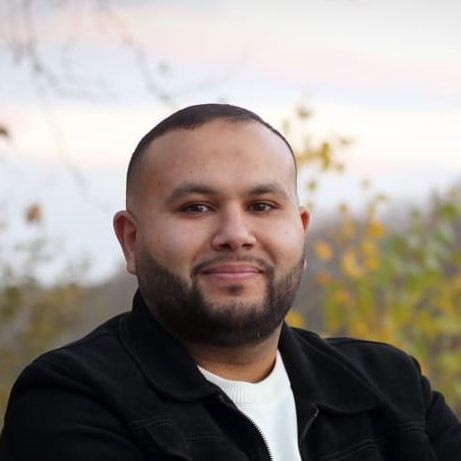
#> input picture assets/images/candidates/anasse-kazib.jpg, 461 x 461 px
$ python crop-portrait.py ../../../../assets/images/candidates/anasse-kazib.jpg ../../../../assets/images/candidates/bruno-retailleau.jpg
#> lines starting #> are read from the running program, lines starting #| are printed output that depends on the picture
# Recadre un portrait en carré 512 px centré sur le visage, JPEG qualité 82.
# Prérequis : pip install "opencv-python-headless<5" pillow (dans un venv).
# Usage : python crop-portrait.py <photo-source> assets/images/candidates/<id>.jpg
import sys

import cv2
from PIL import Image, ImageOps

src, out = sys.argv[1], sys.argv[2]
im = ImageOps.exif_transpose(Image.open(src)).convert('RGB')
#> im is the input picture: PIL image 461x461 RGB; mean R, G, B 151.4, 142.9, 136.9
W, H = im.size
#> W = 461; H = 461
gray = cv2.cvtColor(cv2.imread(src), cv2.COLOR_BGR2GRAY)
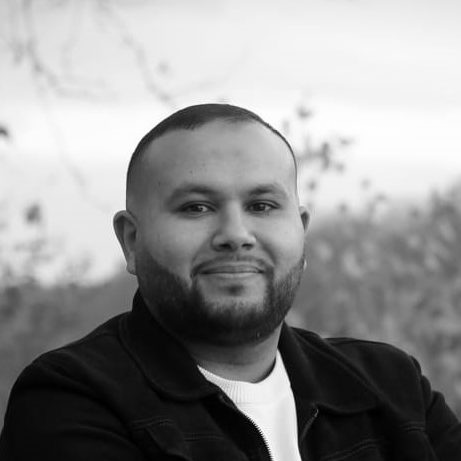
#> gray: shape (461, 461); min 0, max 255, mean 144.7
casc = cv2.CascadeClassifier(cv2.data.haarcascades + 'haarcascade_frontalface_default.xml')
faces = casc.detectMultiScale(gray, 1.1, 6, minSize=(W // 12, W // 12))
#> faces = [[150, 142, 164, 164]]
if len(faces):
    x, y, w, h = max(faces, key=lambda r: r[2] * r[3])
#> x = 150; y = 142; w = 164; h = 164
    side = min(int(w * 2.8), W, H)
#> side = 459
    cx, cy = x + w / 2, y + h * 0.55
#> cx = 232; cy = 232.2
else:
    print('Aucun visage détecté : carré centré en haut, à vérifier à l\'œil.')
    side = min(W, H)
    cx, cy = W / 2, side / 2
left = int(min(max(cx - side / 2, 0), W - side))
#> left = 2
top = int(min(max(cy - side / 2, 0), H - side))
#> top = 2
crop = im.crop((left, top, left + side, top + side)).resize((min(512, side),) * 2, Image.LANCZOS)
crop.save(out, 'JPEG', quality=82, optimize=True, progressive=True)
print(out, crop.size)
#| ../../../../assets/images/candidates/bruno-retailleau.jpg (459, 459)

$ run again, on assets/images/candidates/delphine-batho.jpg
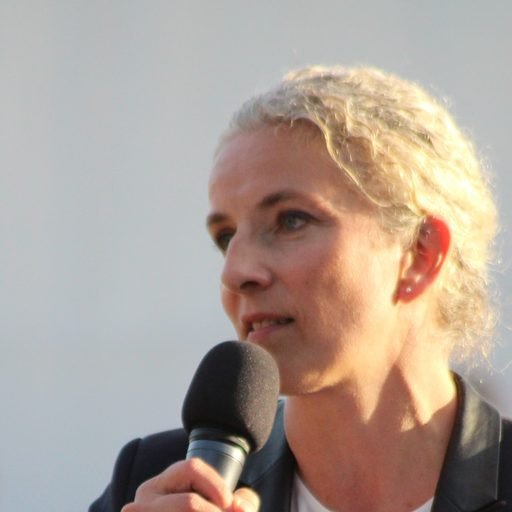
#> input picture assets/images/candidates/delphine-batho.jpg, 512 x 512 px
#> im is the input picture: PIL image 512x512 RGB; mean R, G, B 174.4, 160.2, 150.3
#> `gray = cv2.cvtColor(cv2.imread(src), cv2.COLOR_BGR2GRAY)`:
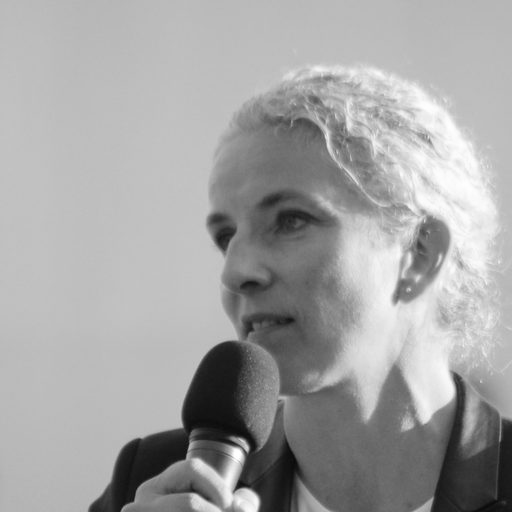
#> gray: shape (512, 512); min 9, max 255, mean 163.3
#> faces = [[170, 159, 175, 175]]
#> x = 170; y = 159; w = 175
#> side = 489
#> cx = 257.5; cy = 255.2
#> left = 13
#> top = 10
#> `crop = im.crop((left, top, left + side, top + side)).resize((min(512, ..`:
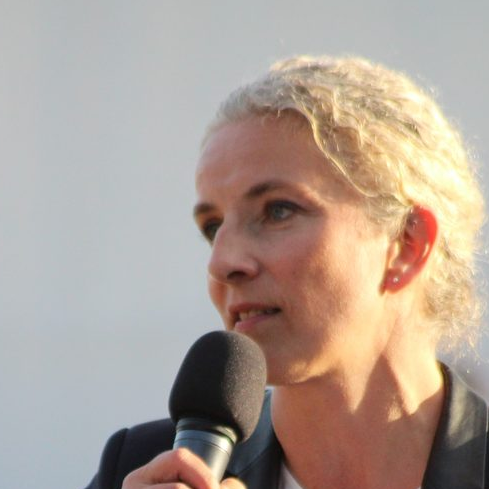
#> crop: PIL image 489x489 RGB; mean R, G, B 175.5, 160.2, 149.5
#| ../../../../assets/images/candidates/delphine-batho.jpg (489, 489)
